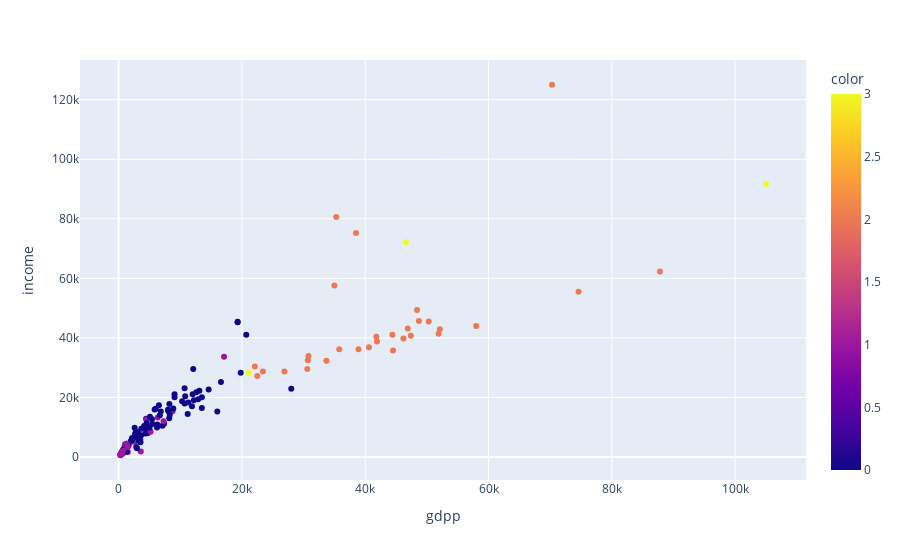

Write notebook code for a chart like this one.
### Code cell
#Cluster GDP vs. Income
exp.scatter(data_frame= df,x = 'gdpp',y = 'income',color=k.labels_)

### Figure 1 — Plotly figure (JSON) as saved in the notebook; plotly's stock layout.template omitted (floating-point values rounded to 4 significant figures; data arrays with more than 128 entries replaced by an {"elided": "..."} marker saying what was removed)
{"data": [{"hovertemplate": "gdpp=%{x}<br>income=%{y}<br>color=%{marker.color}<extra></extra>", "legendgroup": "", "marker": {"color": {"elided": "167 int values"}, "coloraxis": "coloraxis", "symbol": "circle"}, "mode": "markers", "name": "", "orientation": "v", "showlegend": false, "type": "scatter", "x": {"elided": "167 int values"}, "xaxis": "x", "y": {"elided": "167 int values"}, "yaxis": "y"}], "layout": {"coloraxis": {"colorbar": {"title": {"text": "color"}}, "colorscale": [[0, "#0d0887"], [0.1111, "#46039f"], [0.2222, "#7201a8"], [0.3333, "#9c179e"], [0.4444, "#bd3786"], [0.5556, "#d8576b"], [0.6667, "#ed7953"], [0.7778, "#fb9f3a"], [0.8889, "#fdca26"], [1, "#f0f921"]]}, "legend": {"tracegroupgap": 0}, "margin": {"t": 60}, "xaxis": {"anchor": "y", "domain": [0, 1], "title": {"text": "gdpp"}}, "yaxis": {"anchor": "x", "domain": [0, 1], "title": {"text": "income"}}}}
